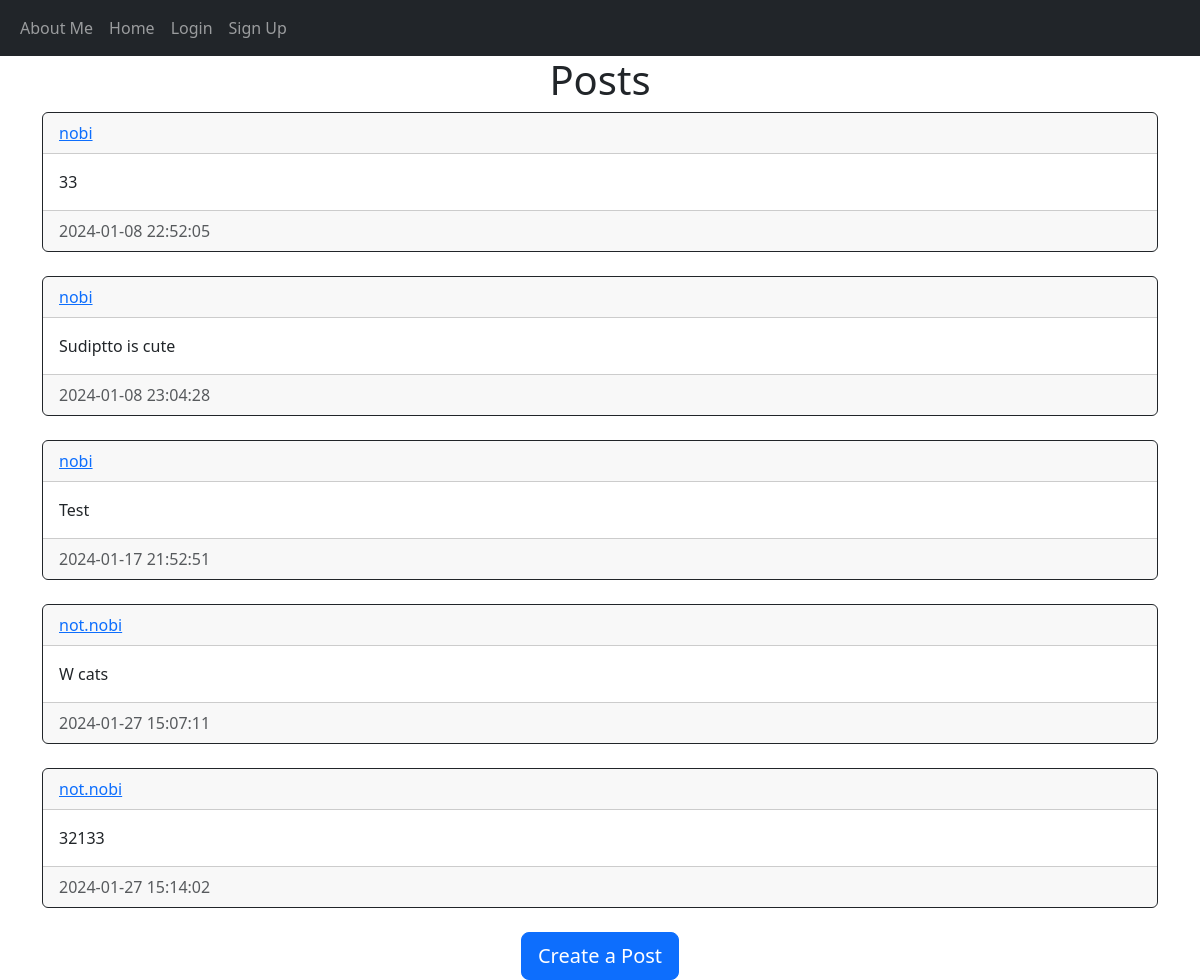
Page /home on the earlier database version.
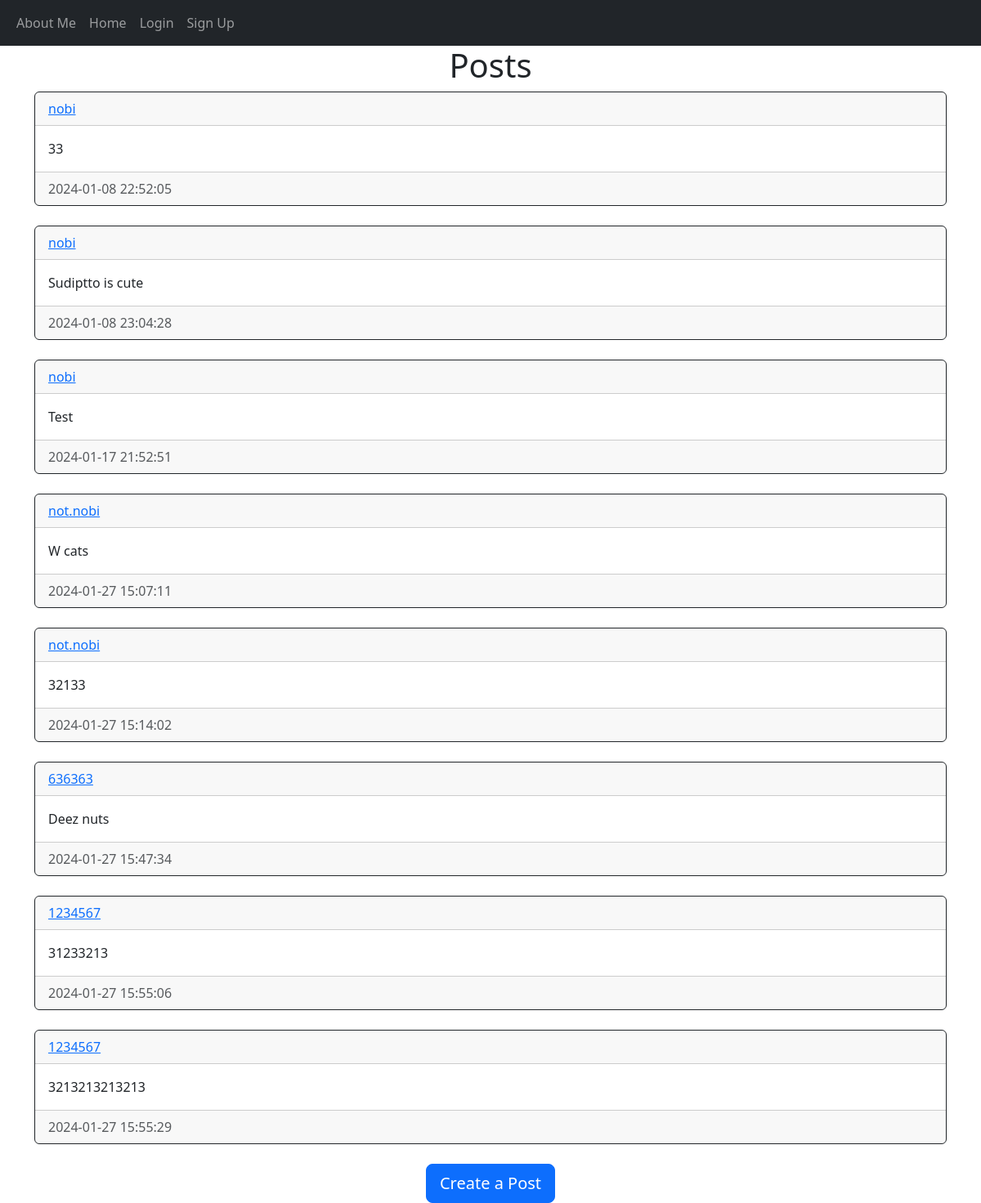
Same page on the later database version.
### main.py (models this page shows)
class Post(db.Model):
    id = db.Column(db.Integer, primary_key= True)
    text = db.Column(db.Text, nullable=False)
    date_created = db.Column(db.DateTime(timezone= True),default=func.now())
    author = db.Column(db.Integer, db.ForeignKey('user.id', ondelete = 'CASCADE'), nullable = False)

class User(db.Model, UserMixin):
    id = db.Column(db.Integer, primary_key= True)
    email = db.Column(db.String(150), unique = True)
    username = db.Column(db.String(150), unique = True)
    password = db.Column(db.String(150))
    date_created = db.Column(db.DateTime(timezone= True),default=func.now())
    posts = db.relationship('Post',backref='user', passive_deletes=True)

### main.py (the view)
@app.route("/home")
def home():
    posts = Post.query.all()
    return render_template("home.html",user=current_user,posts=posts)

### templates/home.html (shortened to what this page needs)
{% extends "posts_div.html" %} {% block title %} Home {% endblock %}

### templates/posts_div.html (shortened to what this page needs)
{% extends "base.html" %} {% block title %}Home{% endblock %} {% block content%}
    <h1 align="center">{% block header %}Posts{% endblock %}</h1>
    <div id="posts">
      {% for post in posts %}
      <div class="card border-dark">
        <div class="card-header d-flex justify-content-between align-items-center">
          <a href="/posts/{{post.user.username}}">{{post.user.username}}</a>
        </div>
        <div class="card-body">
          <div class="card-text">{{post.text}}</div>
        </div>
        <div class="card-footer text-muted">{{post.date_created}}</div>
      </div>
      <br/ > {% endfor %}
    </div>
    {% block footer %}
    <div align="center">
      <a href="/create-post"
        ><button type="button" class="btn btn-primary btn-lg">
          Create a Post
        </button></a
      >
    </div>
    {% endblock %} {% endblock %}

### templates/base.html (shortened to what this page needs)
<!DOCTYPE html>
<html lang="en">
<head>
    <link href="https://cdn.jsdelivr.net/npm/bootstrap@5.3.2/dist/css/bootstrap.min.css" rel="stylesheet">
</head>
<body>
    <nav class="navbar navbar-expand-lg navbar-dark bg-dark">
        <div class="container-fluid">
            <div class="collapse navbar-collapse" id="navbar">
                <div class="navbar-nav">
                    <a class="nav-item nav-link" href="/">About Me</a>
                    <a class="nav-item nav-link" href="/home">Home</a>
                    {% if user.is_authenticated %}
                    <a class="nav-item nav-link" href="/logout">Logout</a>
                    {%else%}
                    <a class="nav-item nav-link" href="/login">Login</a>
                    <a class="nav-item nav-link" href="/sign-up">Sign Up</a>
                    {% endif %}
                </div>
            </div>
        </div>
    </nav>
    <div class="container">
        {% block content%} {% endblock %}
    </div>
</body>
</html>

Differences in the rows shown:
added Post: user.username "636363", text "Deez nuts", date_created "2024-01-27 15:47:34"
added Post: user.username "1234567", text "31233213", date_created "2024-01-27 15:55:06"
added Post: user.username "1234567", text "3213213213213", date_created "2024-01-27 15:55:29"
